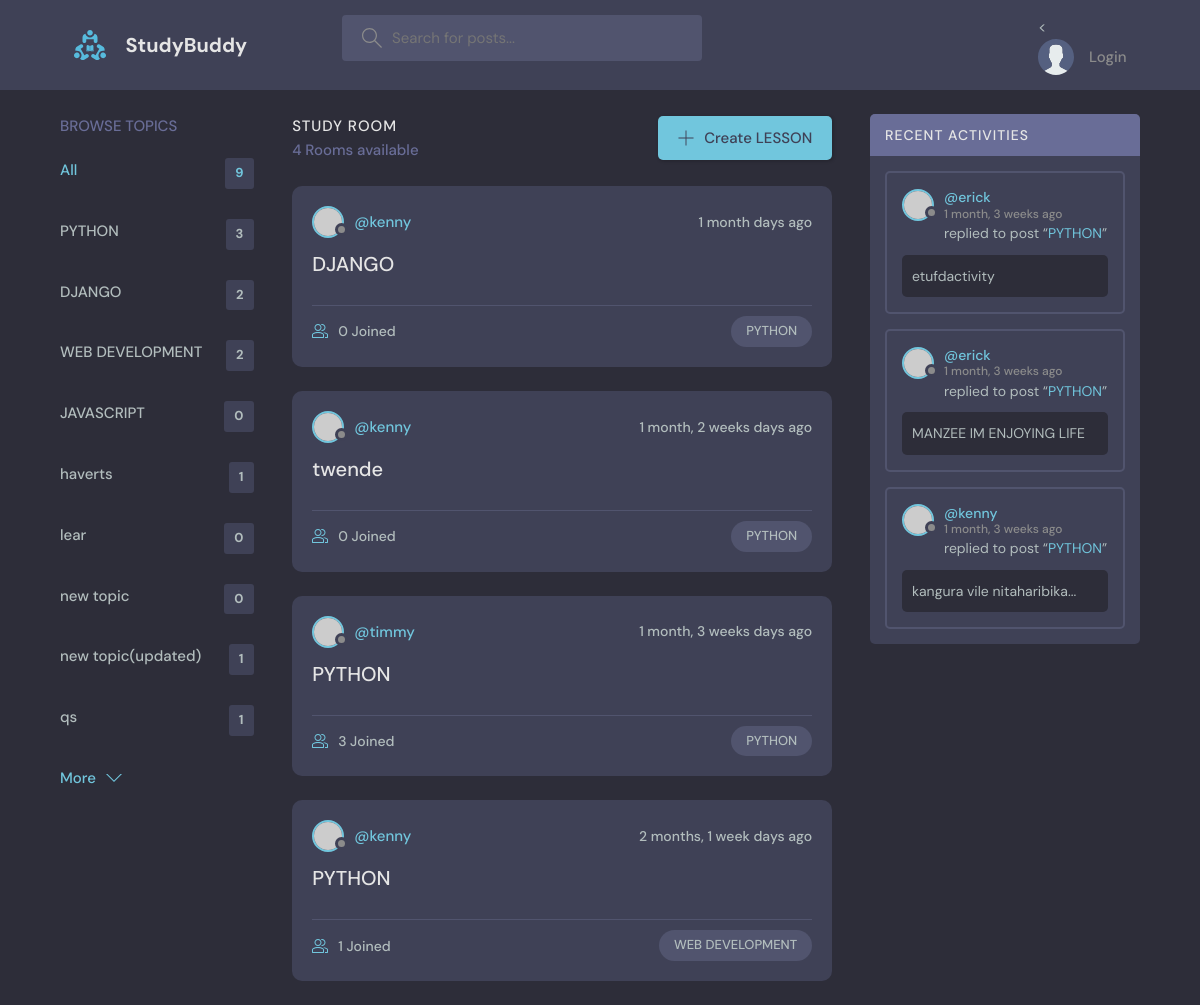
Page /?q=PYTHON on the committed database.
### new_app/models.py (models this page shows, shortened)
class Topic(models.Model):
    name = models.CharField(max_length=200)

class Room(models.Model):
    host = models.ForeignKey(User, on_delete=models.SET_NULL, null=True)
    topic = models.ForeignKey(Topic, on_delete=models.SET_NULL, null=True)
    name = models.CharField(max_length=200)
    description = models.TextField(null=True, blank=True)
    participants = models.ManyToManyField(User,related_name='participants', blank=True)
    updated = models.DateTimeField(auto_now=True)
    created = models.DateTimeField(auto_now_add=True)
    class Meta:
        ordering = ['-updated', '-created']
    def __str__(self):
        return self.name

class Messages(models.Model):
    user = models.ForeignKey(User, on_delete= models.CASCADE)
    room = models.ForeignKey(Room, on_delete=models.CASCADE)
    body = models.TextField()
    updated = models.DateTimeField(auto_now=True)
    created = models.DateTimeField(auto_now_add=True)
    class Meta:
        ordering = ['-updated', '-created']

### new_app/views.py (the view)
# urls.py: path('', views.home, name= 'home'),
def home(request):
    q = request.GET.get('q') if request.GET.get('q') != None else ''
    rooms = Room.objects.filter(
        Q(topic__name__icontains = q) |
        Q(name__icontains = q) |
        Q(description__icontains = q))
    topics = Topic.objects.all()
    room_count = rooms.count()
    room_messages = Messages.objects.filter(Q(room__topic__name__icontains=q))
    context =  {'rooms': rooms, 'topics': topics, 'room_count': room_count, 'room_messages': room_messages }
    return render(request, 'new_app/home.html',context)

### new_app/templates/new_app/home.html (shortened to what this page needs)
{% extends 'main.html' %}
{%block content%}
    <main class="layout layout--3">
      <div class="container">
        {% include "new_app/topics_component.html" %}
        <div class="roomList">
          <div class="roomList__header">
            <div>
              <h2>Study Room</h2>
              <p>{{room_count}} Rooms available</p>
            </div>
            <a class="btn btn--main" href="{% url 'create-room' %}">
              <svg version="1.1" xmlns="http://www.w3.org/2000/svg" width="32" height="32" viewBox="0 0 32 32">
                <title>add</title>
                <path
                  d="M16.943 0.943h-1.885v14.115h-14.115v1.885h14.115v14.115h1.885v-14.115h14.115v-1.885h-14.115v-14.115z"
                ></path>
              </svg>
              Create LESSON
            </a>
          </div>
          {% include 'new_app/feed_component.html' %}
        </div>
         {% include 'new_app/activity_component.html' %}
      </div>
    </main>
  {% endblock %}

### new_app/templates/new_app/topics_component.html
<div class="topics">
       <div class="topics__header">
         <h2>Browse Topics</h2>
       </div>
       <ul class="topics__list">
         <li>
           <a href="{% url 'home' %}" class="active">All <span>{{topics.count}}</span></a>
         </li>
         {% for topic in topics %}
         <li>
           <a href="{% url 'home' %}?q={{topic.name}}">{{topic.name}} <span>{{topic.room_set.all.count}}</span></a>
         </li>
         {% endfor %}
       </ul>
       <button class="btn btn--link" href="topics.html">
         More
         <svg version="1.1" xmlns="http://www.w3.org/2000/svg" width="32" height="32" viewBox="0 0 32 32">
           <title>chevron-down</title>
           <path d="M16 21l-13-13h-3l16 16 16-16h-3l-13 13z"></path>
         </svg>
       </button>
     </div>

### new_app/templates/new_app/feed_component.html (shortened to what this page needs)
{% for room in rooms %}
<div class="roomListRoom">
    <div class="roomListRoom__header">
      <a href="{% url 'user-profile' room.host.id %}" class="roomListRoom__author">
        <div class="avatar avatar--small">
          <img src="https://randomuser.me/api/portraits/women/11.jpg" />
        </div>
        <span>@{{room.host.username}}</span>
      </a>
      <div class="roomListRoom__actions">
        <span>{{room.created | timesince}} days ago</span>
      </div>
    </div>
    <div class="roomListRoom__content">
      <a href="{% url 'room' room.id %}">{{room.name}}</a>
    </div>
    <div class="roomListRoom__meta">
      <a href="{% url 'room' room.id %}" class="roomListRoom__joined">
        {{room.participants.all.count}} Joined
      </a>
      <p class="roomListRoom__topic">{{room.topic.name}}</p>
    </div>
  </div>
{% endfor %}

### new_app/templates/new_app/activity_component.html (shortened to what this page needs)
<div class="activities">
    <div class="activities__header">
      <h2>Recent Activities</h2>
    </div>
    {% for message in room_messages %}
    <div class="activities__box">
      <div class="activities__boxHeader roomListRoom__header">
        <a href="{% url 'user-profile' message.user.id %}" class="roomListRoom__author">
          <div class="avatar avatar--small">
            <img src="https://randomuser.me/api/portraits/women/11.jpg" />
          </div>
          <p>
            @{{message.user}}
            <span>{{message.created|timesince}} ago</span>
          </p>
        </a>
      </div>
      <div class="activities__boxContent">
        <p>replied to post “<a href="{% url 'room' message.room.id %}">{{message.room}}</a>”</p>
        <div class="activities__boxRoomContent">
         {{message.body}}
        </div>
      </div>
    </div>
    {%endfor%}
  </div>

### rows in the picture
Topic: name "PYTHON", room_set.all.count "3"
Topic: name "DJANGO", room_set.all.count "2"
Topic: name "WEB DEVELOPMENT", room_set.all.count "2"
Topic: name "JAVASCRIPT", room_set.all.count "0"
Topic: name "haverts", room_set.all.count "1"
Topic: name "lear", room_set.all.count "0"
Topic: name "new topic", room_set.all.count "0"
Topic: name "new topic(updated)", room_set.all.count "1"
Topic: name "qs", room_set.all.count "1"
Room: host.username "kenny", created "1 month", name "DJANGO", participants.all.count "0", topic.name "PYTHON"
Room: host.username "kenny", created "1 month, 2 weeks", name "twende", participants.all.count "0", topic.name "PYTHON"
Room: host.username "timmy", created "1 month, 3 weeks", name "PYTHON", participants.all.count "3", topic.name "PYTHON"
Room: host.username "kenny", created "2 months, 1 week", name "PYTHON", participants.all.count "1", topic.name "WEB DEVELOPMENT"
Messages: user "erick", created "1 month, 3 weeks", room "PYTHON", body "etufdactivity"
Messages: user "erick", created "1 month, 3 weeks", room "PYTHON", body "MANZEE IM ENJOYING LIFE"
Messages: user "kenny", created "1 month, 3 weeks", room "PYTHON", body "kangura vile nitaharibika..."

### other values in the picture
{{ topics.count }} "9"
{{ room_count }} "4"
